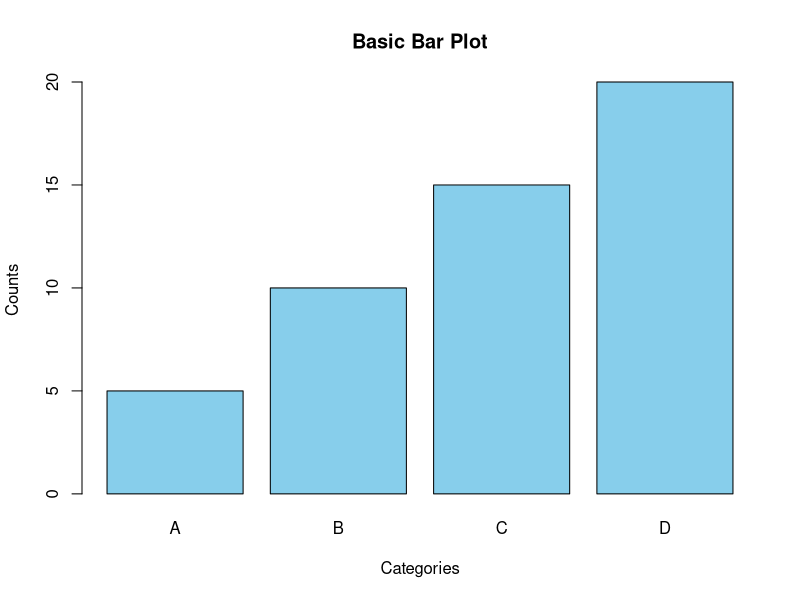
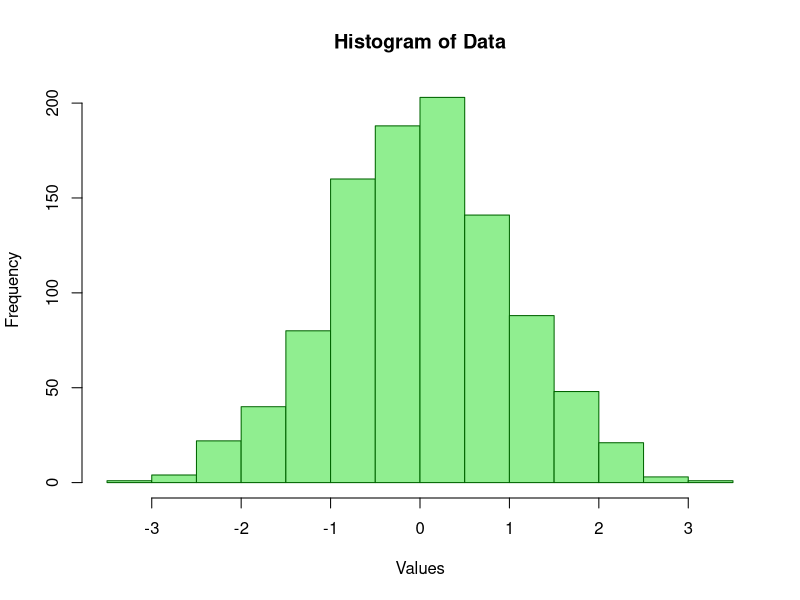

These figures' R source, in order:
## ---- chunk 1
# No library required for base barplot
counts <- c(5, 10, 15, 20)
barplot(counts,
        main = "Basic Bar Plot",
        xlab = "Categories",
        ylab = "Counts",
        col = "skyblue",
        names.arg = c("A", "B", "C", "D"))
## ---- chunk 2
# No library required for base hist
data <- rnorm(1000)
hist(data,
     main = "Histogram of Data",
    xlab = "Values",
    ylab = "Frequency",
    col = "lightgreen",
    border = "darkgreen")
